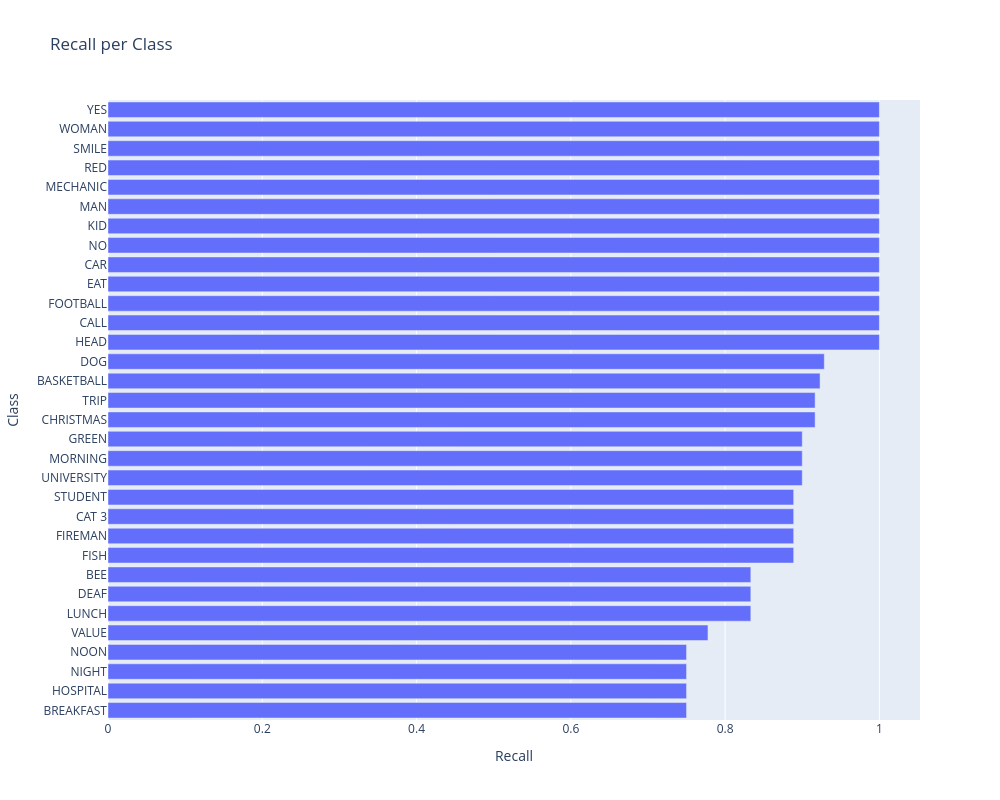

Notebook code for this chart:
### Code cell
from sklearn.metrics import recall_score

recalls = recall_score(
    y_true,
    y_pred,
    labels=labels_ids,
    average=None,
    zero_division=0
)

order = np.argsort(recalls)

fig = go.Figure(go.Bar(
    x=recalls[order],
    y=labels_names[order],
    orientation="h"
))

fig.update_layout(
    title="Recall per Class",
    xaxis_title="Recall",
    yaxis_title="Class",
    width=1000,
    height=800,
)

fig.show()

### Figure 1 — Plotly figure (JSON) as saved in the notebook; plotly's stock layout.template omitted (floating-point values rounded to 4 significant figures)
{"data": [{"orientation": "h", "type": "bar", "x": [0.75, 0.75, 0.75, 0.75, 0.7778, 0.8333, 0.8333, 0.8333, 0.8889, 0.8889, 0.8889, 0.8889, 0.9, 0.9, 0.9, 0.9167, 0.9167, 0.9231, 0.9286, 1.0, 1.0, 1.0, 1.0, 1.0, 1.0, 1.0, 1.0, 1.0, 1.0, 1.0, 1.0, 1.0], "y": ["BREAKFAST", "HOSPITAL", "NIGHT", "NOON", "VALUE", "LUNCH", "DEAF", "BEE", "FISH", "FIREMAN", "CAT 3", "STUDENT", "UNIVERSITY", "MORNING", "GREEN", "CHRISTMAS", "TRIP", "BASKETBALL", "DOG", "HEAD", "CALL", "FOOTBALL", "EAT", "CAR", "NO", "KID", "MAN", "MECHANIC", "RED", "SMILE", "WOMAN", "YES"]}], "layout": {"height": 800, "title": {"text": "Recall per Class"}, "width": 1000, "xaxis": {"title": {"text": "Recall"}}, "yaxis": {"title": {"text": "Class"}}}}
